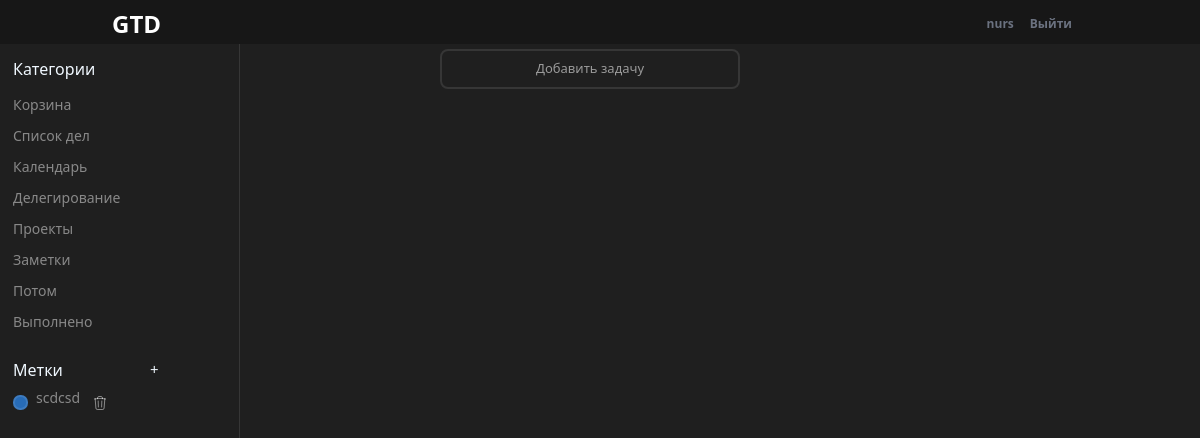
The app's page /?category=11 (signed in) with its own data.
### planner/models.py (models this page shows, shortened)
class Category(models.Model):
    name = models.CharField(max_length=255)
    is_project = models.BooleanField(default=False)

class Label(models.Model):
    name = models.CharField(max_length=255)
    color = models.CharField(max_length=7, default="#000000")
    user = models.ForeignKey(User, on_delete=models.CASCADE)

### planner/views.py (the view)
# urls.py: path('', views.index, name='index'),
def index(request):
    tasks = Task.objects.filter(user=request.user)
    form = TaskForm(initial={'checkbox': False})
    edit = EditTaskForm()
    cat = Category.objects.all()
    labels = Label.objects.filter(user=request.user)
    category_id = request.GET.get('category')
    if category_id and category_id != "":
        tasks = tasks.filter(category_id=category_id)
    else:
        tasks = tasks.filter(category__isnull=True)
    return render(request, 'planner/index.html',
                  {'tasks': tasks, 'form': form, 'edit': edit, 'cat': cat, 'labels': labels})

### planner/templates/planner/index.html (shortened to what this page needs)
{% load static %}
<!DOCTYPE html>
<html lang="en">
<head>
    <link rel="stylesheet" href="{% static 'planner/css/style.css' %}">
    <link rel="stylesheet" href="{% static 'planner/css/reset.css' %}">
    <link href="{% static 'planner/airdatepicker/air-datepicker.css' %}" rel="stylesheet" type="text/css">
    <link href="https://cdn.jsdelivr.net/npm/bootstrap@5.1.3/dist/css/bootstrap.min.css" rel="stylesheet">
    <link rel="stylesheet" href="https://cdnjs.cloudflare.com/ajax/libs/font-awesome/6.3.0/css/all.min.css" />
    <link rel="stylesheet" type="text/css" href="https://cdn.jsdelivr.net/npm/spectrum-colorpicker2/dist/spectrum.min.css">
    <script src="https://cdn.tailwindcss.com"></script>
    <link rel="stylesheet" href="{% static 'planner/css/select2.css' %}">
</head>
<body>
    {% include 'planner/topbar.html' %}
    <div class="app-section">
        {% include 'planner/left_menu.html' %}
        <div class="main-section">
            {% include 'planner/add_form.html' %}
        </div>
    </div>
</body>
</html>

### planner/templates/planner/topbar.html (shortened to what this page needs)
<div class="bg-neutral-900 font-sans w-full m-0">
	<div class="bg-neutral-900 shadow bg-opacity-0">
    <div class="container mx-auto px-4">
      <div class="flex items-center justify-between py-2">
        <div>
          <div class="text-2xl font-bold text-white text-shadow-lg">GTD</div>
        </div>
        <div class="hidden sm:flex sm:items-center">
          {% if user.is_authenticated %}
              <h1 class="text-gray-500 text-xs font-semibold hover:text-red-600 mr-4"> {{ user }}</h1>
              <a href="{% url 'logout' %}" class="text-gray-500 text-xs font-semibold hover:text-red-600 mr-4">Выйти</a>
          {% else %}
              <a href="{% url 'login' %}" class="text-gray-500 text-xs font-semibold hover:text-red-600 mr-4">Sign in</a>
              <a href="{% url 'logout' %}" class="text-gray-500 text-xs font-semibold border px-2 py-2 rounded-lg hover:text-red-600 hover:border-red-600">Sign up</a>
          {% endif %}
        </div>
      </div>
    </div>
  </div>
</div>

### planner/templates/planner/left_menu.html (shortened to what this page needs)
<div class="left_menu_section">
            <div class="section_title">Категории</div>
            <div class="section_list">
                <a class="section_item" href="{% url 'index' %}">Корзина</a>
                {% for category in cat %}
                  <a class="section_item" href="{% url 'index' %}?category={{ category.id }}">{{ category.name }}</a>
                {% endfor %}
            </div>
            <div class="labels_section">
              <div class="labels_field">
                <div class="section_title">Метки</div>
                <div class="add_label_btn">+</div>
              </div>
                {% for l in labels %}
                    <div class="section_item" style="display: flex; flex-direction: row">
                        <div class="label_color" style="background-color: {{ l.color }}"></div>
                        <span>{{ l.name }}</span>
                        <button class="delete-label-btn" data-label-id="{{ l.pk }}">
                        </button>
                    </div>
                {% endfor %}
            </div>
</div>

### planner/static/planner/css/style.css (style rules this page uses)
:root { --top-bar-height: 44px; --dark-theme-color-black:#1f1f1f; --dark-theme-color-brown: #282828; --menu-section-width: 150px; --menu-section-height: calc(100vh - var(--top-bar-height)); --main-font: inherit; --border-color: hsla(0,0%,100%,0.1); --section-item-color: hsla(0, 0%, 100%, 0.471); --edit-form-section-width: 20%; }
a { text-decoration: none; }
.app-section { position: absolute; display: flex; flex-grow: 1; flex-direction: row; left: 0px; right: 0px; bottom: 0px; top: var(--top-bar-height); background-color: var(--dark-theme-color-black); }
.left_menu_section { display: block; width: 20%; max-width: 250px; min-width: 120px; height: var(--menu-section-height); left: 0px; background-color: var(--dark-theme-color-black); border-right: 1px solid var(--border-color); margin-top: 0; z-index: 199; }
.section_title { display: block; padding-left: 13px; padding-top: 13px; width: var(--menu-section-width); color: aliceblue; font-family: var(--main-font); }
.section_list { display: flex; flex-direction: column; margin: 8px; }
.section_item { color: var(--section-item-color); font-family: var(--main-font); font-size: 14px; padding: 5px; }
.main-section { display: flex; flex-direction: column; width: 50%; max-width: 700px; min-width: 400px; height: var(--menu-section-height); margin-left: 50px; align-items: center; }
.labels_field { display: flex; flex-direction: row; }
.add_label_btn { font-size: 15px; color: aliceblue; height: 100%; width: 20%; padding-top: 13px; }
.label_color { width: 15px; height: 15px; border: 2px solid var(--border-color);; border-radius: 7px; margin: 8px; }
.delete-label-btn { margin-left:5%; }

### planner/static/planner/css/select2.css (style rules this page uses)
:root { --dark-theme-color-black:#1f1f1f; --dark-theme-color-brown: #282828; --dark-theme-color-red-btn: #cf463ab5; --dark-theme-color-task-date:#FF9A19; --border-color: hsla(0,0%,100%,0.1); }

### records on screen
Category: name "Список дел"
Category: name "Календарь"
Category: name "Делегирование"
Category: name "Проекты"
Category: name "Заметки"
Category: name "Потом"
Category: name "Выполнено"
Label: name "scdcsd"

### other values on screen
{{ user }} "nurs"
